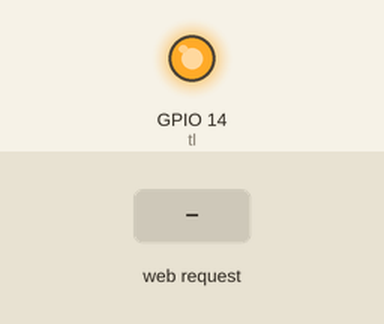
Simulated run of this sketch. Board: ESP8266 (NodeMCU). Parts: output pins drawn as LEDs (lit = HIGH). The inputs (shaded band) are chosen by the test bench. WiFi joins after 1.5 s; servers stay silent unless stated; what the sketch prints to the serial monitor is not drawn.

Above: at 2.7 s.
2.8 s: HTTP request GET /tl=on received
At 3.7 s:
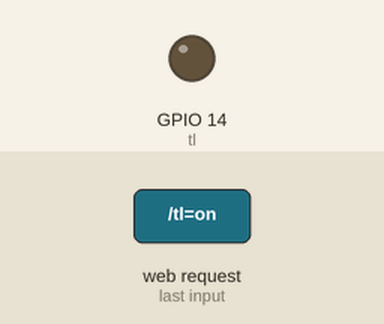
4.3 s: HTTP request GET /pir=on received
5.8 s: HTTP request GET /pir=off received
Timing chart, 0 to 8.8 s (numbered marks = the images above; inputs shaded):
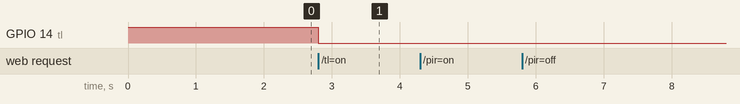

The sketch:

PIR_final.ino
```cpp
#include <ESP8266WiFi.h>

const char* ssid = "bharti9198"; // ssid
const char* password = "__";// password
IPAddress ip(192, 168, 0, 210); //set static ip
IPAddress gateway(192, 168, 0, 1); //set getteway
IPAddress subnet(255, 255, 255, 0);//set subnet
const char* deviceName = "esp";

int pirPin = 13; //D7
int tl = 14; //D5

int pirFlag;
int tlFlag;
long unsigned int pause = 10000;
boolean lockLow = true;
boolean takeLowTime;
long unsigned int lowIn;
int calibrationTime = 10;

  WiFiServer server(80);

void setup()
{
  Serial.begin(115200);

  pinMode(tl, OUTPUT);
  digitalWrite(tl, HIGH);

  //////////////////////////////////////.....PIR.....///////////
  pinMode(pirPin, INPUT);
  digitalWrite(pirPin, LOW);
  //give the sensor some time to calibrate
  Serial.print("calibrating sensor ");
  /*
  for(int i = 0; i < calibrationTime; i++)
     {Serial.print(".");
      delay(500);
     }*/
    Serial.println(" done");
    Serial.println("SENSOR ACTIVE");
  //////////////////////////////////////////////////////////////

  // Connection to wireless network
  Serial.println();
  Serial.println();
  Serial.print("Connecting to ");
  Serial.println(ssid);
  WiFi.hostname(deviceName);
  WiFi.config(ip, gateway, subnet);
  WiFi.begin(ssid, password);

  while (WiFi.status() != WL_CONNECTED) {
    delay(300);
    Serial.print(".");
  }
  Serial.println("");
  Serial.println("WiFi connected");

  server.begin();
  Serial.println("Server started");

  // Print the IP address in serial monitor. It must be the same we entered above
  Serial.print("Type this address in URL to connect: ");
  Serial.print("http://");
  Serial.println(ip);
  Serial.println("/");


}
void loop() {

  WiFiClient client = server.available();
 if (client) {
  Serial.println("new client");
  // Read the first line of the request
  String request = client.readStringUntil('\r');
  Serial.println(request);
  client.flush();

  //pirFlag = 0;
  if (request.indexOf("/pir=on") != -1)  {
    pirFlag = 1;
    if(millis()<90000)
    {
      pirFlag = 0;
    }
  }
  if (request.indexOf("/pir=off") != -1)  {
    pirFlag = 0;
  }
  //tlFlag = 0;
  if (request.indexOf("/tl=on") != -1)  {
    digitalWrite(tl, LOW);
    tlFlag = 1;
  }
  if (request.indexOf("/tl=off") != -1)  {
    digitalWrite(tl, HIGH);
    tlFlag = 0;
  }


  // Return the response
  client.println("HTTP/1.1 200 OK");
  client.println("Content-Type: text/html");
  client.println("");
  client.println("<!DOCTYPE HTML>");
  client.println("<head>");
  client.println("<meta charset='UTF-8'>");
  client.println("<style>");
  client.println(" a {background:#F44336; color:white; padding:25px; text-decoration:none; display:inline-block; width:50%; margin: 20px; text-align:center;}");
  client.println("</style>");
  client.println("</head>");
  client.println("<html>");
  client.println("<div align=\"center\">");
 /// led1 part. GUI, etc
  client.print("<p>PIR Status :");
  if(pirFlag == 1) {
    client.print("ON");
  } else {
    client.print("OFF");
  }
  client.print("</p>");
  client.println("<br><br>");
  client.println("<a href=\"/pir=on\" > ON </a>");
  client.println("<a href=\"/pir=off\"> OFF </a><br />");
  client.println("<br><br>");

  ///led2 part. GUI, etc
  client.print("<p>TubeLight status :");
  //if(value == HIGH) {
    if(tlFlag == 1){
    client.print("ON");
  } else {
    client.print("OFF");
  }
  client.print("</p>");
  client.println("<br><br>");
  client.println("<a href=\"/tl=on\"> ON </a>");
  client.println("<a href=\"/tl=off\"> OFF </a><br />");
  client.println("<br><br>");

  client.print("<p>Sensor status :");

  //if(value == HIGH) {
    if(millis()< 90000){
    client.print("NOT READY");
  } else {
    client.print("READY");
  }
  client.print("</p>");
  client.println("<br><br>");

  client.println("</div>");
  client.println("</html>");

  //delay(1);
  Serial.println("Client disonnected");
  Serial.println("");
}
  if( pirFlag == 1)
  {
  if(digitalRead(pirPin) == HIGH){
          //the led visualizes the sensors output pin state
             tlFlag = 1;
             digitalWrite(tl, LOW);
       if(lockLow){
         //makes sure we wait for a transition to LOW before any further output is made:
         lockLow = false;
         Serial.println("---");
         Serial.print("motion detected at ");
         Serial.print(millis()/1000);
         Serial.println(" sec");
         }
         takeLowTime = true;
       }

     if(digitalRead(pirPin) == LOW){
         //the led visualizes the sensors output pin state

       if(takeLowTime){

        lowIn = millis();          //save the time of the transition from high to LOW
        takeLowTime = false;       //make sure this is only done at the start of a LOW phase
        }
       //if the sensor is low for more than the given pause,
       //we assume that no more motion is going to happen
       if (millis() - lowIn > pause){
           digitalWrite(tl, HIGH);
           tlFlag = 0;
       }
       if(!lockLow && millis() - lowIn > pause){

           //makes sure this block of code is only executed again after
           //a new motion sequence has been detected
           lockLow = true;
           Serial.print("motion ended at ");      //output
           Serial.print((millis() - pause)/1000);
           Serial.println(" sec");
           }
  }

}
}
```

Measured:
- after the input at 2.8 s, GPIO 14 (tl): HIGH → LOW at once
- after the input at 4.3 s, every drawn part: stays the same
- after the input at 5.8 s, every drawn part: stays the same
